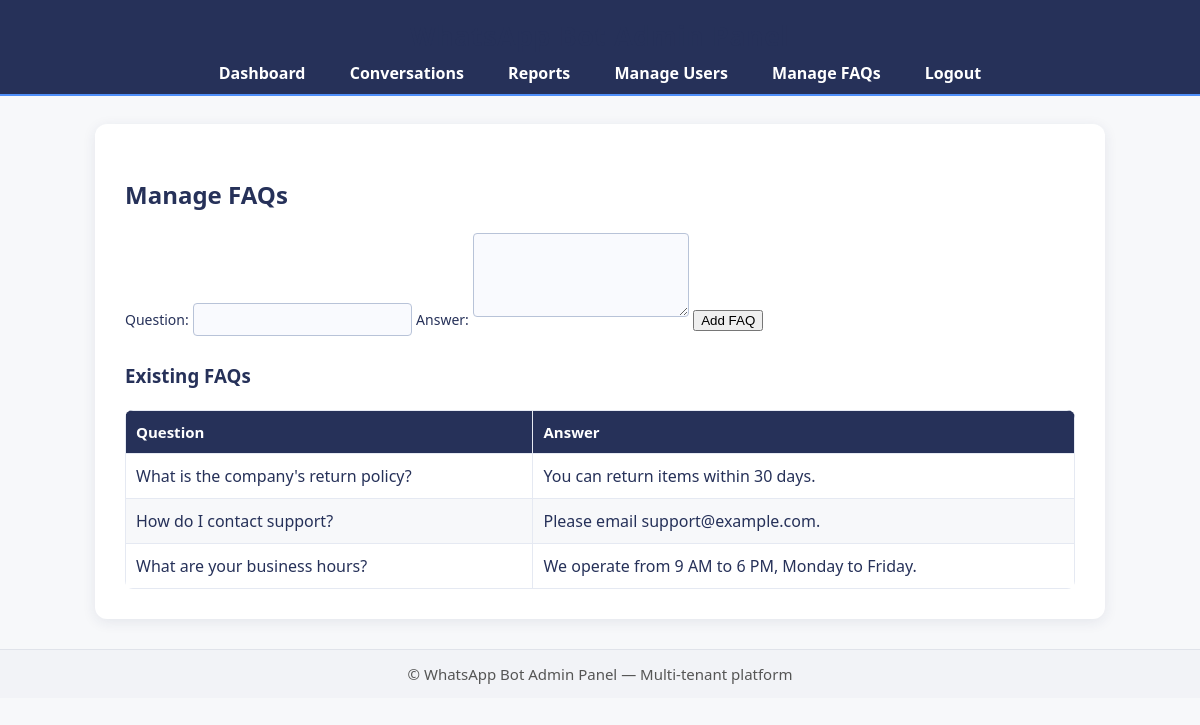
The page /manage_faqs (signed in) on the database its author committed.
### tables this page shows
CREATE TABLE faqs (
                    id INTEGER PRIMARY KEY AUTOINCREMENT,
                    tenant_id TEXT, -- ADDED: Foreign Key
                    question TEXT NOT NULL,
                    answer TEXT NOT NULL,
                    embedding TEXT, -- Store embedding as JSON string
                    FOREIGN KEY (tenant_id) REFERENCES tenants(tenant_id) -- ADDED: Foreign Key
                );

### routes/faqs.py (the view, shortened to what this page needs)
@faqs_bp.route('/manage_faqs', methods=['GET', 'POST'])
@login_required
def manage_faqs():
    messages = []
    if current_user.role == 'super_admin':
        tenants = get_all_tenants()
        tenant_id = request.args.get('tenant_id') or request.form.get('tenant_id')
        if not tenant_id and tenants:
            tenant_id = tenants[0]['tenant_id']
    else:
        tenants = None
        tenant_id = current_user.tenant_id
    faqs = get_all_faqs(tenant_id) if tenant_id else []
    return render_template('manage_faqs.html', faqs=faqs, tenants=tenants, tenant_id=tenant_id, current_user=current_user, messages=messages)

### app.py (called while the page is built)
@app.context_processor
def inject_firebase_config():
    return {
        'FIREBASE_API_KEY': FIREBASE_API_KEY,
        'FIREBASE_AUTH_DOMAIN': FIREBASE_AUTH_DOMAIN,
        'FIREBASE_PROJECT_ID': FIREBASE_PROJECT_ID,
        'FIREBASE_STORAGE_BUCKET': FIREBASE_STORAGE_BUCKET,
        'FIREBASE_MESSAGING_SENDER_ID': FIREBASE_MESSAGING_SENDER_ID,
        'FIREBASE_APP_ID': FIREBASE_APP_ID,
        'FIREBASE_ENABLED': FIREBASE_ENABLED  # <-- Make available in all templates
    }

### auth.py (called while the page is built)
def load_user(uid):
    logger.debug(f"[LOGIN_DEBUG] load_user called with uid={uid}")
    if uid:
        user_data = get_user_by_uid(uid)
        logger.debug(f"[LOGIN_DEBUG] user_data loaded: {user_data}")
        if user_data:
            return User(user_data['uid'], user_data['email'], user_data['role'], user_data['tenant_id'])
        else:
            logger.warning(f"[LOGIN_DEBUG] No user found in DB with uid={uid}")
    else:
        logger.warning("[LOGIN_DEBUG] load_user called with None uid")
    return None

### db/db_connection.py (called while the page is built)
def get_db_connection():
    conn = None
    try:
        conn = sqlite3.connect(DATABASE_NAME)
        conn.row_factory = sqlite3.Row  # This allows access to columns by name
        conn.execute("PRAGMA foreign_keys = ON;")
        logger.debug(f"Successfully connected to database: {DATABASE_NAME}")
    except sqlite3.Error as e:
        logger.critical(f"Error connecting to database {DATABASE_NAME}: {e}")
        raise  # Re-raise the exception for the calling code to handle
    return conn

### db/users_crud.py (called while the page is built)
def get_user_by_uid(uid):
    conn = get_db_connection()
    try:
        cursor = conn.cursor()
        cursor.execute("SELECT * FROM users WHERE uid = ?", (uid,))
        row = cursor.fetchone()
        return dict(row) if row else None
    except sqlite3.Error as e:
        logger.error(f"Error fetching user by UID: {e}", exc_info=True)
        return None
    finally:
        conn.close()

### templates/manage_faqs.html (shortened to what this page needs)
{% extends "base.html" %}
{% block body_content %}
<h2>Manage FAQs</h2>
<form method="POST" class="form-container">
    <label for="question">Question:</label>
    <input type="text" id="question" name="question" required>
    <label for="answer">Answer:</label>
    <textarea id="answer" name="answer" rows="4" required></textarea>
    <button type="submit" class="button-primary">Add FAQ</button>
</form>
<h3>Existing FAQs</h3>
{% if faqs %}
    <table class="data-table">
        <thead>
            <tr><th>Question</th><th>Answer</th></tr>
        </thead>
        <tbody>
            {% for faq in faqs %}
                <tr>
                    <td>{{ faq.question }}</td>
                    <td>{{ faq.answer }}</td>
                </tr>
            {% endfor %}
        </tbody>
    </table>
{% else %}
    <p>No FAQs found.</p>
{% endif %}
{% endblock %}

### static/css/main.css (style rules this page uses)
body { font-family: 'Segoe UI', Arial, sans-serif; background-color: #f7f8fa; color: #263159; margin: 0; padding: 0; }
h1, h2, h3 { color: #263159; margin-bottom: 22px; }
.data-table { width: 100%; border-collapse: collapse; margin-top: 22px; background: #fff; border-radius: 8px; overflow: hidden; }
.data-table th, .data-table td { border: 1px solid #e5e9f2; padding: 11px 10px; text-align: left; }
.data-table th { background-color: #263159; color: #fff; font-weight: 600; font-size: 15px; }
.data-table tr:nth-child(even) { background-color: #f7f8fa; }
input, select, textarea { border: 1px solid #b8c3d8; border-radius: 4px; padding: 7px 9px; font-size: 15px; margin-bottom: 8px; background: #f9fafe; }
label { color: #263159; font-size: 14px; margin-bottom: 3px; }

### rows shown on the page
faqs: question "What is the company's return policy?", answer "You can return items within 30 days."
faqs: question "How do I contact support?", answer "Please email support@example.com."
faqs: question "What are your business hours?", answer "We operate from 9 AM to 6 PM, Monday to Friday."
